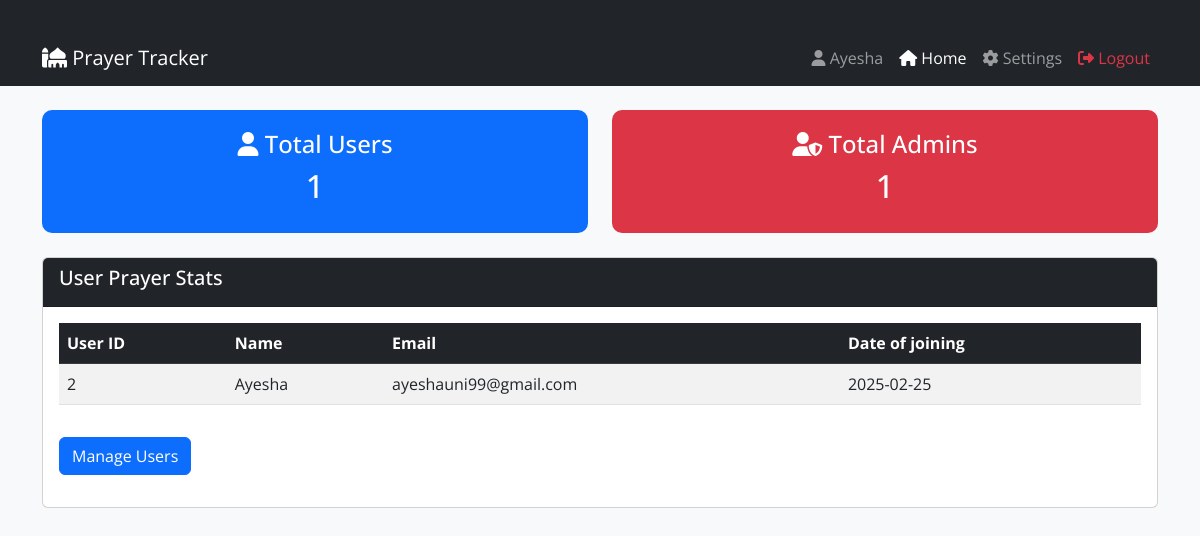
The page /admin/dashboard.php (signed in) on the database its author committed.
### tables this page shows
CREATE TABLE `users` (
  `id` int(50) NOT NULL,
  `name` varchar(500) NOT NULL,
  `email` varchar(50) NOT NULL,
  `password` varchar(50) NOT NULL,
  `date_join` date NOT NULL DEFAULT current_timestamp()
);

### admin/admin_settings.php (called while the page is built, shortened)
<?php
function get_admins($conn)
{
    $get_admins = $conn->prepare('SELECT * FROM `admin`');
    $get_admins->execute();
    return $get_admins;
}
function get_users($conn){
    $get_users = $conn->prepare('SELECT * FROM `users`');
    $get_users->execute();
    return $get_users;
}
?>

### admin/dashboard.php (the view, shortened to what this page needs)
<?php
include_once('../includes/config.php');
include_once('./admin_settings.php');
?>
<!DOCTYPE html>
<html lang="en">
<head>
    <link href="https://cdn.jsdelivr.net/npm/bootstrap@5.3.0/dist/css/bootstrap.min.css" rel="stylesheet">
    <link rel="stylesheet" href="https://cdnjs.cloudflare.com/ajax/libs/font-awesome/6.4.2/css/all.min.css">
    <link rel="stylesheet" href="../assets/style/style.css?v=<?php echo time(); ?>">
</head>
<body>
    <?php include_once('../includes/admin_header.php') ?>
    <div class="container mt-4">
        <div class="row text-center">
            <div class="col-md-6">
                <div class="dashboard-box bg-primary">
                    <h4><i class="fas fa-user"></i> Total Users</h4>
                    <?php
                    $users = get_users($conn);
                    $user = $users->rowCount();
                    ?>
                    <h2><?= $user ?></h2>
                </div>
            </div>
            <div class="col-md-6">
                <div class="dashboard-box bg-danger">
                    <?php
                    $admins = get_admins($conn);
                    $admin = $admins->rowCount();
                    ?>
                    <h4><i class="fas fa-user-shield"></i> Total Admins</h4>
                    <h2><?= $admin ?></h2>
                </div>
            </div>
        </div>
        <div class="card mt-4">
            <div class="card-header bg-dark text-white">
                <h5>User Prayer Stats</h5>
            </div>
            <div class="card-body">
                <table class="table table-striped">
                    <thead class="table-dark">
                        <tr>
                            <th>User ID</th>
                            <th>Name</th>
                            <th>Email</th>
                            <th>Date of joining</th>
                        </tr>
                    </thead>
                    <tbody>
                        <?php
                        $users = get_users($conn);
                        while ($user = $users->fetch(PDO::FETCH_ASSOC)) { ?>
                            <tr>
                                <td><?=$user['id']?></td>
                                <td><?=$user['name']?></td>
                                <td><?=$user['email']?></td>
                                <td><?=$user['date_join']?></td>
                            </tr>
                            <?php
                        }
                        ?>
                    </tbody>
                </table>
                <a href="manage_users.php" class="btn btn-primary my-3">Manage Users</a>
            </div>
        </div>
    </div>
</body>
</html>

### assets/style/style.css (style rules this page uses)
* { font-family: "Open Sans", serif; margin: 0px; padding: 0px; box-sizing: border-box; }
body { font-family: Arial, sans-serif; background: #f8f9fa; }
.dashboard-box { padding: 20px; border-radius: 10px; color: white; text-align: center; }
.container { margin-top: 30px; }

### rows shown on the page
users: id "2", name "Ayesha", email "ayeshauni99@gmail.com", date_join "2025-02-25"

### other values the page prints
$_SESSION['admin_name'] "Ayesha"
$user "1"
$admin "1"
